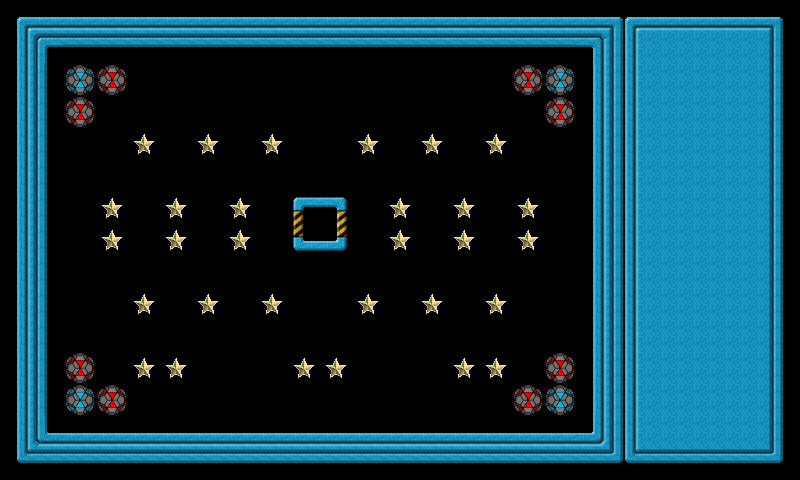

Below is a game level as drawn by its tile map, then a one-line description and the .tmx that defines it (tile-layer data replaced by summaries):
An orthogonal 25x15 tile map with 32x32 px tiles, 3 tile layers (background, extra, controlpanel), 4 tilesets and 47 objects (wall001, wall002, wall003, wall004, star001, ...).

<map version="1.0" orientation="orthogonal" width="25" height="15" tilewidth="32" tileheight="32">
 <tileset firstgid="1" name="tileset" tilewidth="32" tileheight="32">
  <image source="tileset.png" width="160" height="448" />
 </tileset>
 <tileset firstgid="71" name="goodball" tilewidth="32" tileheight="32">
  <image source="goodball.png" width="32" height="32" />
 </tileset>
 <tileset firstgid="72" name="star" tilewidth="32" tileheight="32">
  <image source="star.png" width="32" height="32" />
 </tileset>
 <tileset firstgid="73" name="badball" tilewidth="32" tileheight="32">
  <image source="badball.png" width="32" height="32" />
 </tileset>
 <layer name="background" width="20" height="15">
  <data>[300 cells, 300 non-empty, 18 distinct tile ids]</data>
 </layer>
 <layer name="extra" width="20" height="15">
  <data>[300 cells, 42 non-empty, 3 distinct tile ids]</data>
 </layer>
 <layer name="controlpanel" width="25" height="15">
  <data>[375 cells, 90 non-empty, 9 distinct tile ids]</data>
 </layer>
 <objectgroup name="objects" width="20" height="15">
  <object name="wall001" x="0" y="0" width="592" height="48">
   <properties>
    <property name="objClass" value="wall" />
   </properties>
  </object>
  <object name="wall002" x="592" y="0" width="48" height="432">
   <properties>
    <property name="objClass" value="wall" />
   </properties>
  </object>
  <object name="wall003" x="48" y="432" width="592" height="48">
   <properties>
    <property name="objClass" value="wall" />
   </properties>
  </object>
  <object name="wall004" x="0" y="48" width="48" height="432">
   <properties>
    <property name="objClass" value="wall" />
   </properties>
  </object>
  <object name="star001" x="136" y="136" width="16" height="16">
   <properties>
    <property name="objClass" value="star" />
   </properties>
  </object>
  <object name="star002" x="200" y="136" width="16" height="16">
   <properties>
    <property name="objClass" value="star" />
   </properties>
  </object>
  <object name="star003" x="264" y="136" width="16" height="16">
   <properties>
    <property name="objClass" value="star" />
   </properties>
  </object>
  <object name="star004" x="360" y="136" width="16" height="16">
   <properties>
    <property name="objClass" value="star" />
   </properties>
  </object>
  <object name="star005" x="424" y="136" width="16" height="16">
   <properties>
    <property name="objClass" value="star" />
   </properties>
  </object>
  <object name="star006" x="488" y="136" width="16" height="16">
   <properties>
    <property name="objClass" value="star" />
   </properties>
  </object>
  <object name="star007" x="520" y="200" width="16" height="16">
   <properties>
    <property name="objClass" value="star" />
   </properties>
  </object>
  <object name="star008" x="520" y="232" width="16" height="16">
   <properties>
    <property name="objClass" value="star" />
   </properties>
  </object>
  <object name="star009" x="456" y="200" width="16" height="16">
   <properties>
    <property name="objClass" value="star" />
   </properties>
  </object>
  <object name="star010" x="456" y="232" width="16" height="16">
   <properties>
    <property name="objClass" value="star" />
   </properties>
  </object>
  <object name="star011" x="392" y="200" width="16" height="16">
   <properties>
    <property name="objClass" value="star" />
   </properties>
  </object>
  <object name="star012" x="392" y="232" width="16" height="16">
   <properties>
    <property name="objClass" value="star" />
   </properties>
  </object>
  <object name="star013" x="488" y="296" width="16" height="16">
   <properties>
    <property name="objClass" value="star" />
   </properties>
  </object>
  <object name="star014" x="424" y="296" width="16" height="16">
   <properties>
    <property name="objClass" value="star" />
   </properties>
  </object>
  <object name="star015" x="360" y="296" width="16" height="16">
   <properties>
    <property name="objClass" value="star" />
   </properties>
  </object>
  <object name="star016" x="264" y="296" width="16" height="16">
   <properties>
    <property name="objClass" value="star" />
   </properties>
  </object>
  <object name="star017" x="200" y="296" width="16" height="16">
   <properties>
    <property name="objClass" value="star" />
   </properties>
  </object>
  <object name="star018" x="136" y="296" width="16" height="16">
   <properties>
    <property name="objClass" value="star" />
   </properties>
  </object>
  <object name="star019" x="232" y="232" width="16" height="16">
   <properties>
    <property name="objClass" value="star" />
   </properties>
  </object>
  <object name="star020" x="232" y="200" width="16" height="16">
   <properties>
    <property name="objClass" value="star" />
   </properties>
  </object>
  <object name="star021" x="168" y="200" width="16" height="16">
   <properties>
    <property name="objClass" value="star" />
   </properties>
  </object>
  <object name="star022" x="168" y="232" width="16" height="16">
   <properties>
    <property name="objClass" value="star" />
   </properties>
  </object>
  <object name="star023" x="104" y="232" width="16" height="16">
   <properties>
    <property name="objClass" value="star" />
   </properties>
  </object>
  <object name="star024" x="104" y="200" width="16" height="16">
   <properties>
    <property name="objClass" value="star" />
   </properties>
  </object>
  <object name="star025" x="136" y="360" width="16" height="16">
   <properties>
    <property name="objClass" value="star" />
   </properties>
  </object>
  <object name="star026" x="168" y="360" width="16" height="16">
   <properties>
    <property name="objClass" value="star" />
   </properties>
  </object>
  <object name="star027" x="296" y="360" width="16" height="16">
   <properties>
    <property name="objClass" value="star" />
   </properties>
  </object>
  <object name="star028" x="328" y="360" width="16" height="16">
   <properties>
    <property name="objClass" value="star" />
   </properties>
  </object>
  <object name="star029" x="456" y="360" width="16" height="16">
   <properties>
    <property name="objClass" value="star" />
   </properties>
  </object>
  <object name="star030" x="488" y="360" width="16" height="16">
   <properties>
    <property name="objClass" value="star" />
   </properties>
  </object>
  <object name="goal001" x="312" y="216" width="16" height="16">
   <properties>
    <property name="objClass" value="goal" />
   </properties>
   <ellipse />
  </object>
  <object name="badball001" x="98" y="66" width="29" height="29">
   <properties>
    <property name="objClass" value="badball" />
   </properties>
   <ellipse />
  </object>
  <object name="badball002" x="514" y="66" width="29" height="29">
   <properties>
    <property name="objClass" value="badball" />
   </properties>
   <ellipse />
  </object>
  <object name="badball003" x="514" y="386" width="29" height="29">
   <properties>
    <property name="objClass" value="badball" />
   </properties>
   <ellipse />
  </object>
  <object name="badball004" x="98" y="386" width="29" height="29">
   <properties>
    <property name="objClass" value="badball" />
   </properties>
   <ellipse />
  </object>
  <object name="badball005" x="546" y="98" width="29" height="29">
   <properties>
    <property name="objClass" value="badball" />
   </properties>
   <ellipse />
  </object>
  <object name="badball006" x="66" y="98" width="29" height="29">
   <properties>
    <property name="objClass" value="badball" />
   </properties>
   <ellipse />
  </object>
  <object name="badball007" x="66" y="354" width="29" height="29">
   <properties>
    <property name="objClass" value="badball" />
   </properties>
   <ellipse />
  </object>
  </objectgroup>
</map>
<!-- 5 of 47 objects omitted -->
